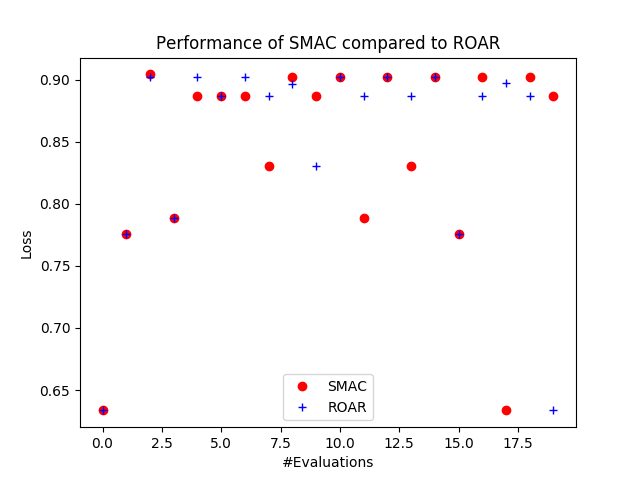

This chart was generated by the following Python code:
import os
from smac.scenario.scenario import Scenario
from smac.runhistory.runhistory import RunHistory
import numpy
import matplotlib
matplotlib.use('agg')
import matplotlib.pyplot as plt
import argparse


def main():
    parser = argparse.ArgumentParser(description='test', fromfile_prefix_chars="@")
    parser.add_argument('-s', '--scenario_SMAC', dest='scenario_SMAC', required=True)
    parser.add_argument('-rh', '--runhistory_SMAC', dest='runhistory_SMAC', required=True)

    parser.add_argument('-sR', '--scenario_ROAR', dest='scenario_ROAR', required=True)
    parser.add_argument('-rhR', '--runhistory_ROAR', dest='runhistory_ROAR', required=True)
    parser.add_argument('-o', '--output', dest='output', required=True)
    args = parser.parse_args()

    scenario_SMAC = Scenario(args.scenario_SMAC)
    scenario_ROAR = Scenario(args.scenario_ROAR)
    # We load the runhistory, ...
    rh_path_SMAC = os.path.join(args.runhistory_SMAC)
    runhistory_SMAC = RunHistory(aggregate_func=None)
    runhistory_SMAC.load_json(rh_path_SMAC, scenario_SMAC.cs)

    rh_path_ROAR = os.path.join(args.runhistory_ROAR)
    runhistory_ROAR = RunHistory(aggregate_func=None)
    runhistory_ROAR.load_json(rh_path_ROAR, scenario_ROAR.cs)

    cost_SMAC = []
    cost_ROAR = []
    for entry, values in runhistory_SMAC.data.items():  # iterate over data because it is an OrderedDict
        if len(cost_SMAC) == 20:
            break;
        config_id = entry.config_id  # look up config id
        config = runhistory_SMAC.ids_config[config_id]  # look up config
        z_ = values.cost  # get cost
        cost_SMAC.append(z_)
    for entry, values in runhistory_ROAR.data.items():  # iterate over data because it is an OrderedDict
        config_id = entry.config_id  # look up config id
        config = runhistory_ROAR.ids_config[config_id]  # look up config
        z_ = values.cost  # get cost
        cost_ROAR.append(z_)

    fig1 = plt.figure()
    ax1 = fig1.add_subplot(111)
    x = range(20) #comparison is done only for 20 runs
    #plot SMAC and ROAR performance
    ax1.plot(cost_SMAC, 'o', color='red',label='SMAC')
    ax1.plot(cost_ROAR, '+', color='blue',label='ROAR')

    plt.ylabel("Loss")
    plt.xlabel("#Evaluations")
    plt.title("Performance of SMAC compared to ROAR")
    plt.legend()
    plt.savefig(args.output)


if "__main__" == __name__:
    main()
